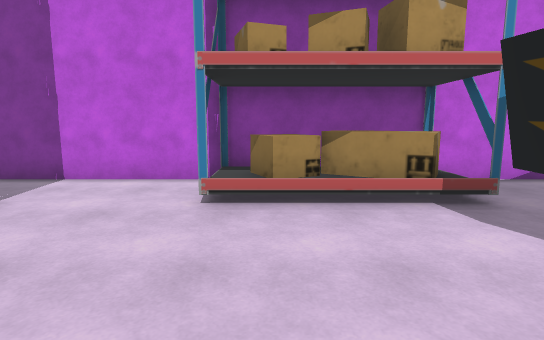
View 1 (above)

24 first-person views from a walk through a 3-D level made in the Unity game engine. The camera is 1.4 m above the floor, tilts 8° down and sees 80° across. The floor is counted in squares, 1 m on a side. Each view is taken from the middle of a square. On the plan, view 1 faces up. The plan holds only what a view shows up to about 15 squares ahead; the rest is blank. The place goes on beyond the plan.

View 2
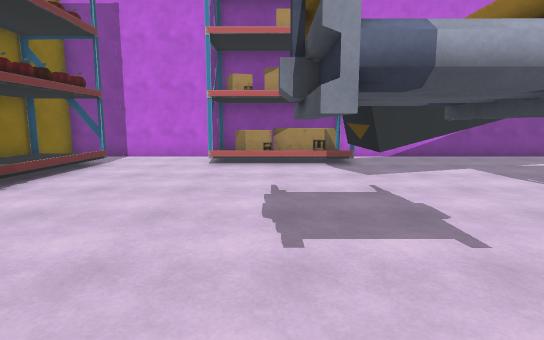

View 3
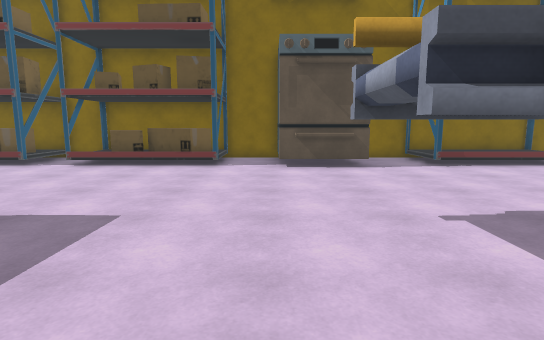

View 4
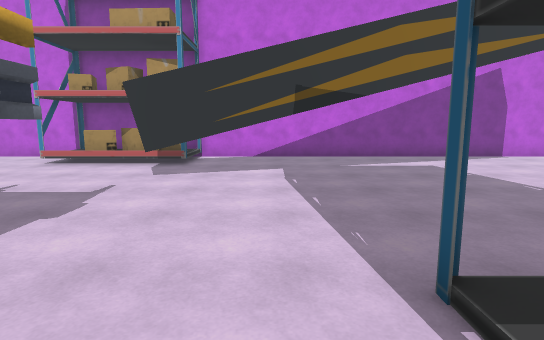

View 5
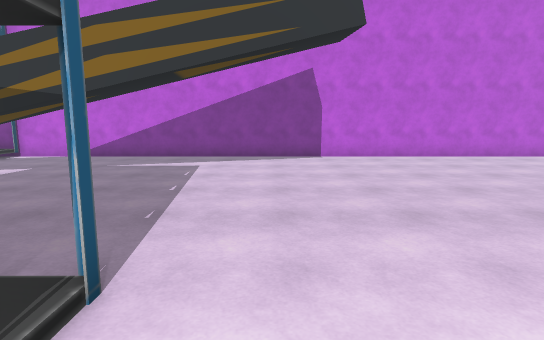

View 6
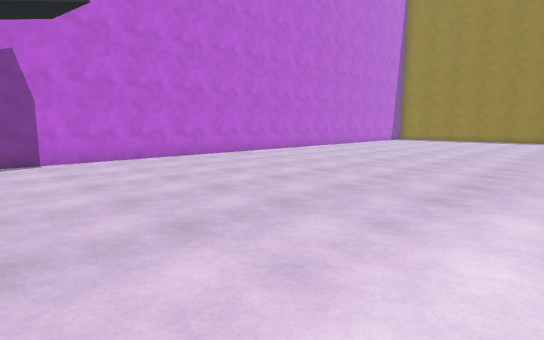

View 7
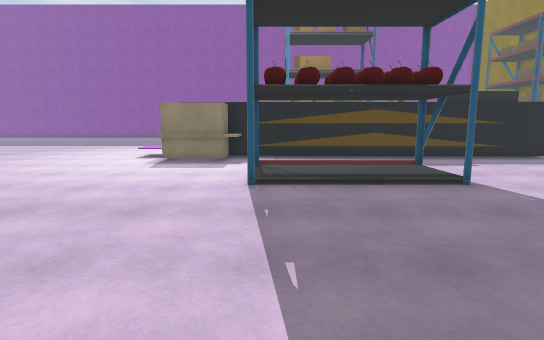

View 8
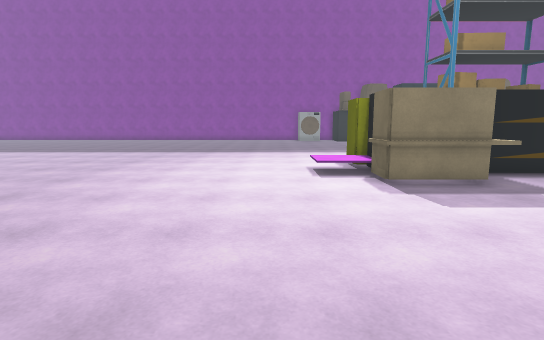

View 9
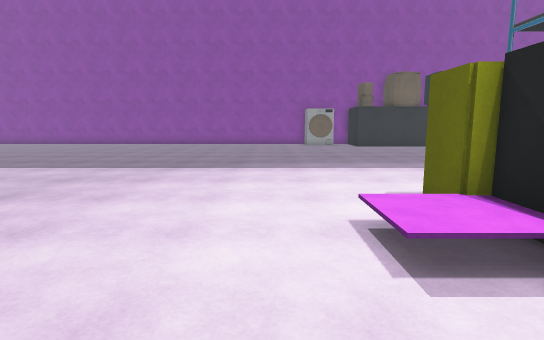

View 10
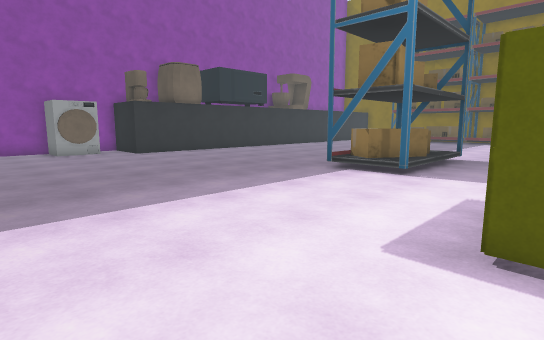

View 11
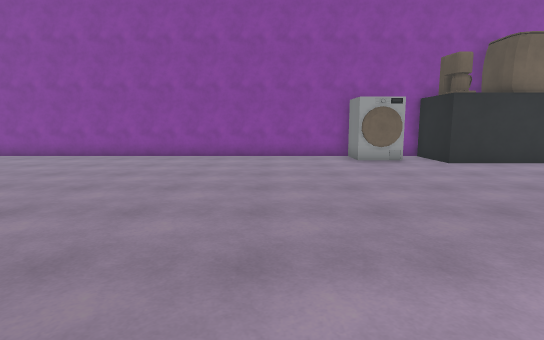

View 12
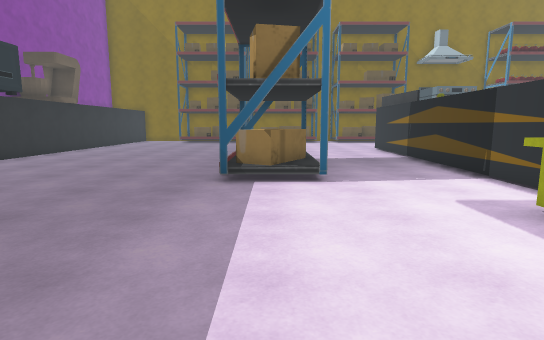

View 13
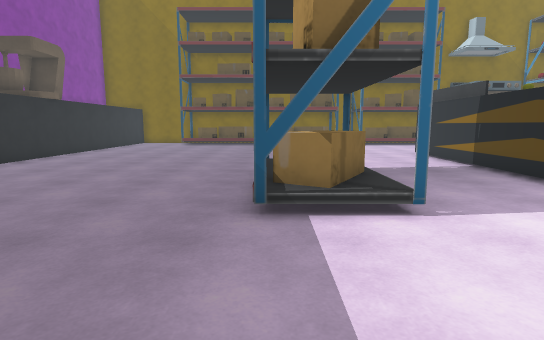

View 14
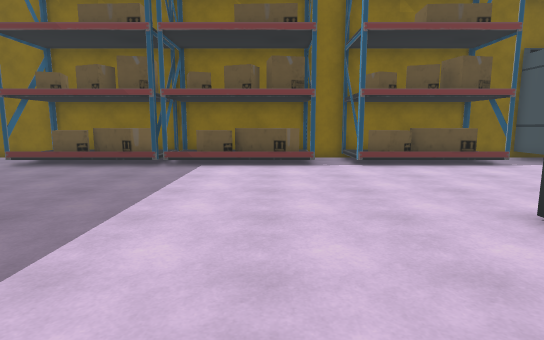

View 15
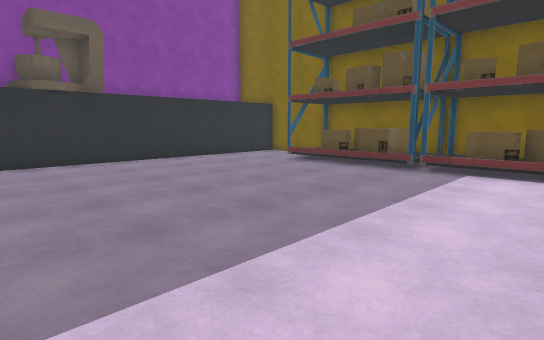

View 16
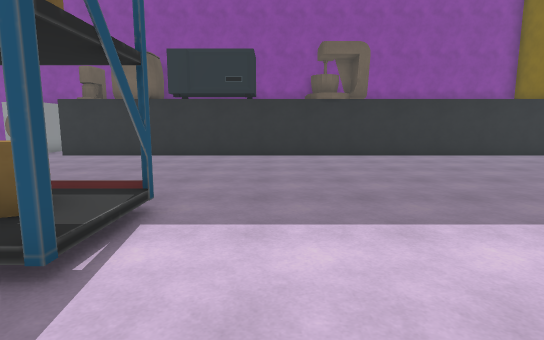

View 17
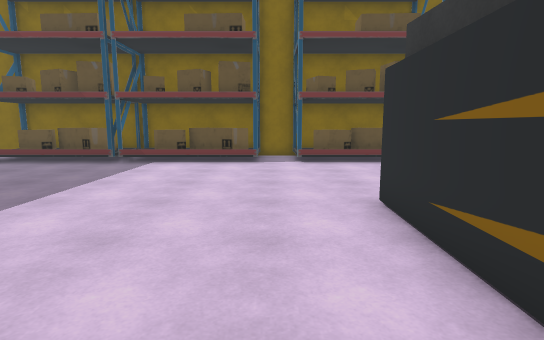

View 18
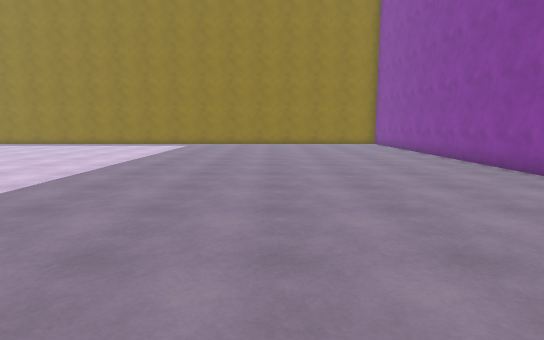

View 19
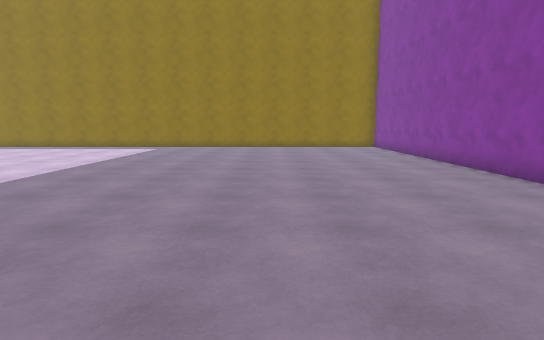

View 20
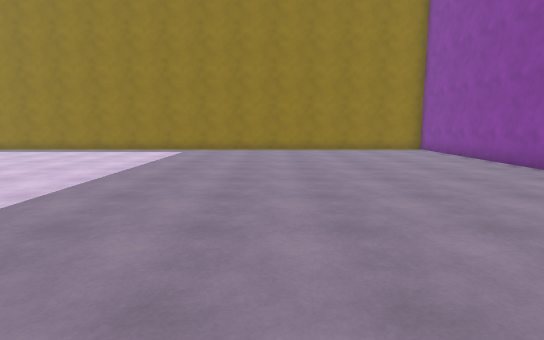

View 21
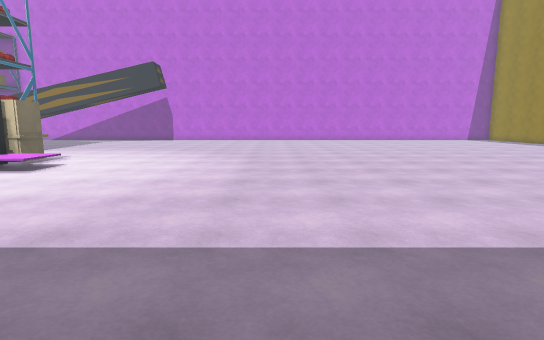

View 22
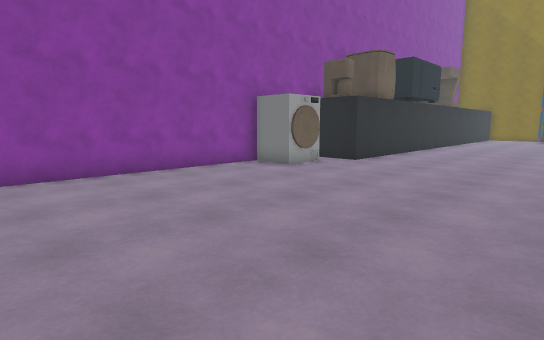

View 23
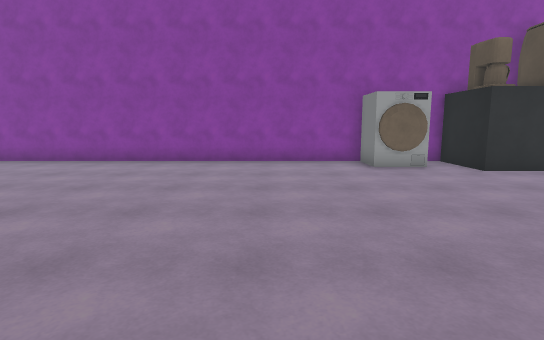

View 24
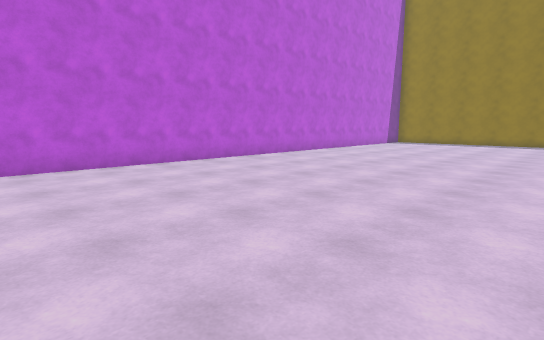

### Floor plan
Key: @ floor where view 1 was taken; # wall or solid block; . main floor; : floor 0.25 m higher than the main floor; / step, stairs or slope; ^ raised ledge; S shelf; T thing the floor can be seen under or through; E stove; B block; W washer; O other object.
Columns run from 8 left of view 1 to 42 right of it. Each row starts with its distance up from view 1.
  8 #######################################
  7 # .....OSSSS............................
  6 # SS...SSOSSS............................
  5 #::/........T   ..........................
  4 #::/........T  ............................
  3 #::/........TTTT............................
  2 #::/........TT...............................
  1 #:SS..........................................
  0 #.......@......................................
 -1 #.........O.O..................................
 -2    E.....OOOO................................
 -3    E.....OOOO..............................
 -4 #  E.....OOOO....     ..................
 -5 #EEE............S     ...........
 -6 #...............S/////S........................
 -7 #OSS.............     .........................
 -8 #SSS............      ........................
 -9 #SS...................^^OO...................
-10 #SS.......############## BO.................     ..
-11 #SS.......############  BBO...................  ...
-12 #OSS...................  O.................... ....
-13 #......................O O.........................
-14 #OSS...............................................
-15 #SS................................................
-16 #SS.............OSSOS..............................
-17 #SS.............SSSSS..............................
-18 #SS............S/ /SS..............................
-19 # SS...............................................
-20 #SSS...............................................
-21 #SS................................................
-22 #SS................................................
-23 #SS................................................
-24 #OSS...............................................
-25 #..................................................
-26 #..................................................
-27 #..................................................
-28 ##########OO###########............................
-29           OO          #.WWW........................
-30           OO          #.  W........................
-31                       #############################

Positions as (right, up) in squares from view 1, and headings:
1: (0, 0), facing up
2: (1, -6), facing up
3: (6, -5), facing left
4: (7, -6), facing up
5: (15, -6), facing up
6: (15, -5), facing up-right
7: (13, 4), facing down
8: (20, -1), facing down
9: (20, -7), facing down
10: (21, -12), facing down-left
11: (21, -16), facing down
12: (20, -17), facing left
13: (17, -18), facing left
14: (6, -15), facing left
15: (5, -15), facing down-left
16: (5, -13), facing down
17: (7, -13), facing left
18: (22, -23), facing right
19: (25, -24), facing right
20: (27, -22), facing right
21: (26, -21), facing up
22: (26, -21), facing down-left
23: (21, -18), facing down
24: (20, -3), facing up-right
